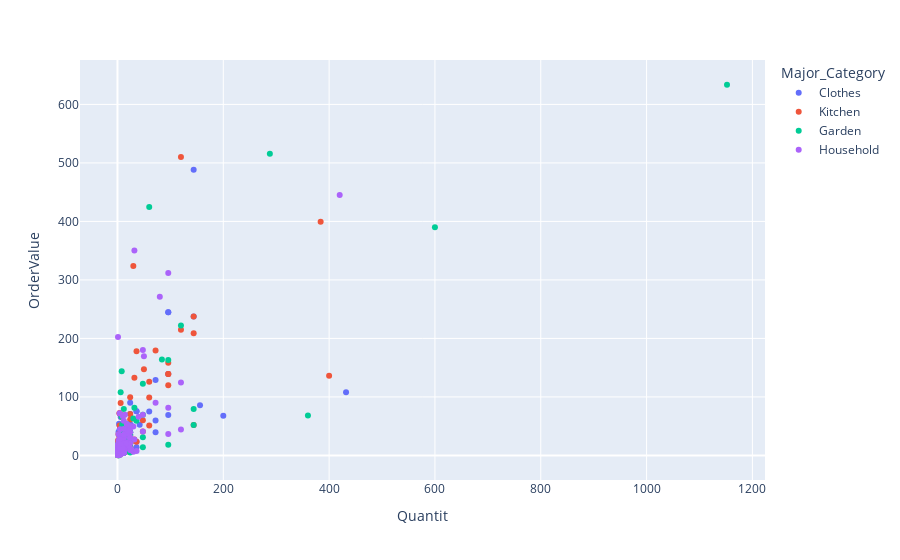

The code cell stored with this chart in its notebook:
### Code cell
px.scatter(df, x='Quantit', y='OrderValue', color='Major_Category' )

### Figure 1 — Plotly figure (JSON) as saved in the notebook; plotly's stock layout.template omitted (floating-point values rounded to 4 significant figures; data arrays with more than 128 entries replaced by an {"elided": "..."} marker saying what was removed)
{"data": [{"hovertemplate": "Major_Category=Clothes<br>Quantit=%{x}<br>OrderValue=%{y}<extra></extra>", "legendgroup": "Clothes", "marker": {"color": "#636efa", "symbol": "circle"}, "mode": "markers", "name": "Clothes", "orientation": "v", "showlegend": true, "type": "scatter", "x": {"elided": "176 int values"}, "xaxis": "x", "y": {"elided": "176 float values"}, "yaxis": "y"}, {"hovertemplate": "Major_Category=Kitchen<br>Quantit=%{x}<br>OrderValue=%{y}<extra></extra>", "legendgroup": "Kitchen", "marker": {"color": "#EF553B", "symbol": "circle"}, "mode": "markers", "name": "Kitchen", "orientation": "v", "showlegend": true, "type": "scatter", "x": {"elided": "172 int values"}, "xaxis": "x", "y": {"elided": "172 float values"}, "yaxis": "y"}, {"hovertemplate": "Major_Category=Garden<br>Quantit=%{x}<br>OrderValue=%{y}<extra></extra>", "legendgroup": "Garden", "marker": {"color": "#00cc96", "symbol": "circle"}, "mode": "markers", "name": "Garden", "orientation": "v", "showlegend": true, "type": "scatter", "x": {"elided": "189 int values"}, "xaxis": "x", "y": {"elided": "189 float values"}, "yaxis": "y"}, {"hovertemplate": "Major_Category=Household<br>Quantit=%{x}<br>OrderValue=%{y}<extra></extra>", "legendgroup": "Household", "marker": {"color": "#ab63fa", "symbol": "circle"}, "mode": "markers", "name": "Household", "orientation": "v", "showlegend": true, "type": "scatter", "x": {"elided": "163 int values"}, "xaxis": "x", "y": {"elided": "163 float values"}, "yaxis": "y"}], "layout": {"legend": {"title": {"text": "Major_Category"}, "tracegroupgap": 0}, "margin": {"t": 60}, "xaxis": {"anchor": "y", "domain": [0, 1], "title": {"text": "Quantit"}}, "yaxis": {"anchor": "x", "domain": [0, 1], "title": {"text": "OrderValue"}}}}
